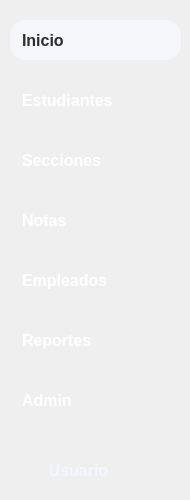
      <widget class="QWidget" name="menu_principal">
       <widget class="QToolButton" name="btnUsuario_home">
        <property name="geometry">
         <rect>
          <x>10</x>
          <y>450</y>
          <width>141</width>
          <height>41</height>
         </rect>
        </property>
        <property name="sizePolicy">
         <sizepolicy hsizetype="Minimum" vsizetype="Fixed">
          <horstretch>0</horstretch>
          <verstretch>0</verstretch>
         </sizepolicy>
        </property>
        <property name="minimumSize">
         <size>
          <width>50</width>
          <height>40</height>
         </size>
        </property>
        <property name="maximumSize">
         <size>
          <width>150</width>
          <height>50</height>
         </size>
        </property>
        <property name="font">
         <font>
          <family>Segoe UI</family>
          <pointsize>12</pointsize>
          <bold>true</bold>
         </font>
        </property>
        <property name="cursor">
         <cursorShape>PointingHandCursor</cursorShape>
        </property>
        <property name="contextMenuPolicy">
         <enum>Qt::ContextMenuPolicy::DefaultContextMenu</enum>
        </property>
        <property name="layoutDirection">
         <enum>Qt::LayoutDirection::LeftToRight</enum>
        </property>
        <property name="styleSheet">
         <string notr="true">QToolButton {
   background: transparent;
    color: #F3F6FF;
    border: none;
    padding: 8px 16px;
    border-radius: 15px;
text-align: left;
    padding-left: 12px; /* Mueve el ícono a la derecha un poco */
}
QToolButton:hover {
	background-color: rgb(69, 98, 126);
}
/* --- Estilo del menú desplegable --- */
QMenu {
    background-color: white;         /* fondo blanco */
    color: black;                    /* texto negro */
    border: 1px solid #c0c0c0;
}

QMenu::item {
    padding: 5px 20px;
}

QMenu::item:selected {
    background-color: #0078d7;       /* azul Windows */
    color: white;                    /* texto blanco al seleccionar */
}</string>
        </property>
        <property name="text">
         <string>Usuario</string>
        </property>
        <property name="icon">
         <iconset resource="../icons/resources_ui.qrc">
          <normaloff>:/icons/perfil_white.png</normaloff>:/icons/perfil_white.png</iconset>
        </property>
        <property name="iconSize">
         <size>
          <width>40</width>
          <height>40</height>
         </size>
        </property>
        <property name="checkable">
         <bool>false</bool>
        </property>
        <property name="checked">
         <bool>false</bool>
        </property>
        <property name="popupMode">
         <enum>QToolButton::ToolButtonPopupMode::InstantPopup</enum>
        </property>
        <property name="toolButtonStyle">
         <enum>Qt::ToolButtonStyle::ToolButtonTextBesideIcon</enum>
        </property>
        <property name="autoRaise">
         <bool>false</bool>
        </property>
       </widget>
       <widget class="QPushButton" name="btnAdmin">
        <property name="geometry">
         <rect>
          <x>10</x>
          <y>380</y>
          <width>171</width>
          <height>40</height>
         </rect>
        </property>
        <property name="sizePolicy">
         <sizepolicy hsizetype="Minimum" vsizetype="Fixed">
          <horstretch>0</horstretch>
          <verstretch>0</verstretch>
         </sizepolicy>
        </property>
        <property name="minimumSize">
         <size>
          <width>80</width>
          <height>40</height>
         </size>
        </property>
        <property name="maximumSize">
         <size>
          <width>200</width>
          <height>40</height>
         </size>
        </property>
        <property name="font">
         <font>
          <family>Segoe UI</family>
          <pointsize>12</pointsize>
          <bold>true</bold>
         </font>
        </property>
        <property name="cursor">
         <cursorShape>PointingHandCursor</cursorShape>
        </property>
        <property name="layoutDirection">
         <enum>Qt::LayoutDirection::LeftToRight</enum>
        </property>
        <property name="styleSheet">
         <string notr="true">QPushButton {
   background: transparent;
    color: #FFFFFF;
    border: none;
    padding: 8px 16px;
    border-radius: 15px;
	text-align: left;
    padding-left: 12px; /* Mueve el ícono a la derecha un poco */
}
QPushButton:hover {
	
	background-color: rgb(69, 98, 126);
}
QPushButton:checked {
    background-color: #f5f6fa;
 	color: #2d2d2d;
	
}</string>
        </property>
        <property name="text">
         <string>Admin</string>
        </property>
        <property name="icon">
         <iconset resource="../icons/resources_ui.qrc">
          <normaloff>:/icons/admin_w.png</normaloff>
          <normalon>:/icons/admin_b.png</normalon>:/icons/admin_w.png</iconset>
        </property>
        <property name="iconSize">
         <size>
          <width>50</width>
          <height>50</height>
         </size>
        </property>
        <property name="checkable">
         <bool>false</bool>
        </property>
        <property name="checked">
         <bool>false</bool>
        </property>
        <attribute name="buttonGroup">
         <string notr="true">buttonGroup</string>
        </attribute>
       </widget>
       <widget class="QPushButton" name="btnReportes">
        <property name="geometry">
         <rect>
          <x>10</x>
          <y>320</y>
          <width>171</width>
          <height>40</height>
         </rect>
        </property>
        <property name="sizePolicy">
         <sizepolicy hsizetype="Minimum" vsizetype="Fixed">
          <horstretch>0</horstretch>
          <verstretch>0</verstretch>
         </sizepolicy>
        </property>
        <property name="minimumSize">
         <size>
          <width>80</width>
          <height>40</height>
         </size>
        </property>
        <property name="maximumSize">
         <size>
          <width>200</width>
          <height>40</height>
         </size>
        </property>
        <property name="font">
         <font>
          <family>Segoe UI</family>
          <pointsize>12</pointsize>
          <bold>true</bold>
         </font>
        </property>
        <property name="cursor">
         <cursorShape>PointingHandCursor</cursorShape>
        </property>
        <property name="layoutDirection">
         <enum>Qt::LayoutDirection::LeftToRight</enum>
        </property>
        <property name="styleSheet">
         <string notr="true">QPushButton {
   background: transparent;
    color: #FFFFFF;
    border: none;
    padding: 8px 16px;
    border-radius: 15px;
	text-align: left;
    padding-left: 12px; /* Mueve el ícono a la derecha un poco */
}
QPushButton:hover {
	
	background-color: rgb(69, 98, 126);
}
QPushButton:checked {
    background-color: #f5f6fa;
 	color: #2d2d2d;
	
}</string>
        </property>
        <property name="text">
         <string>Reportes</string>
        </property>
        <property name="icon">
         <iconset resource="../icons/resources_ui.qrc">
          <normaloff>:/icons/reportes_w.png</normaloff>
          <normalon>:/icons/reportes_b.png</normalon>:/icons/reportes_w.png</iconset>
        </property>
        <property name="iconSize">
         <size>
          <width>50</width>
          <height>50</height>
         </size>
        </property>
        <property name="checkable">
         <bool>true</bool>
        </property>
        <property name="checked">
         <bool>false</bool>
        </property>
        <attribute name="buttonGroup">
         <string notr="true">buttonGroup</string>
        </attribute>
       </widget>
       <widget class="QPushButton" name="btnEmpleados">
        <property name="geometry">
         <rect>
          <x>10</x>
          <y>260</y>
          <width>171</width>
          <height>40</height>
         </rect>
        </property>
        <property name="sizePolicy">
         <sizepolicy hsizetype="Minimum" vsizetype="Fixed">
          <horstretch>0</horstretch>
          <verstretch>0</verstretch>
         </sizepolicy>
        </property>
        <property name="minimumSize">
         <size>
          <width>80</width>
          <height>40</height>
         </size>
        </property>
        <property name="maximumSize">
         <size>
          <width>200</width>
          <height>40</height>
         </size>
        </property>
        <property name="font">
         <font>
          <family>Segoe UI</family>
          <pointsize>12</pointsize>
          <bold>true</bold>
         </font>
        </property>
        <property name="cursor">
         <cursorShape>PointingHandCursor</cursorShape>
        </property>
        <property name="layoutDirection">
         <enum>Qt::LayoutDirection::LeftToRight</enum>
        </property>
        <property name="styleSheet">
         <string notr="true">QPushButton {
   background: transparent;
    color: #FFFFFF;
    border: none;
    padding: 8px 16px;
    border-radius: 15px;
	text-align: left;
    padding-left: 12px; /* Mueve el ícono a la derecha un poco */
}
QPushButton:hover {
	
	background-color: rgb(69, 98, 126);
}
QPushButton:checked {
    background-color: #f5f6fa;
 	color: #2d2d2d;
	
}</string>
        </property>
        <property name="text">
         <string>Empleados</string>
        </property>
        <property name="icon">
         <iconset resource="../icons/resources_ui.qrc">
          <normaloff>:/icons/empleado_w.png</normaloff>
          <normalon>:/icons/empleado_b.png</normalon>:/icons/empleado_w.png</iconset>
        </property>
        <property name="iconSize">
         <size>
          <width>50</width>
          <height>50</height>
         </size>
        </property>
        <property name="checkable">
         <bool>true</bool>
        </property>
        <property name="checked">
         <bool>false</bool>
        </property>
        <attribute name="buttonGroup">
         <string notr="true">buttonGroup</string>
        </attribute>
       </widget>
       <widget class="QPushButton" name="btnEstudiantes">
        <property name="geometry">
         <rect>
          <x>10</x>
          <y>80</y>
          <width>171</width>
          <height>40</height>
         </rect>
        </property>
        <property name="sizePolicy">
         <sizepolicy hsizetype="Minimum" vsizetype="Fixed">
          <horstretch>0</horstretch>
          <verstretch>0</verstretch>
         </sizepolicy>
        </property>
        <property name="minimumSize">
         <size>
          <width>80</width>
          <height>40</height>
         </size>
        </property>
        <property name="maximumSize">
         <size>
          <width>200</width>
          <height>40</height>
         </size>
        </property>
        <property name="font">
         <font>
          <family>Segoe UI</family>
          <pointsize>12</pointsize>
          <bold>true</bold>
         </font>
        </property>
        <property name="cursor">
         <cursorShape>PointingHandCursor</cursorShape>
        </property>
        <property name="toolTipDuration">
         <number>-1</number>
        </property>
        <property name="layoutDirection">
         <enum>Qt::LayoutDirection::LeftToRight</enum>
        </property>
        <property name="styleSheet">
         <string notr="true">QPushButton {
   background: transparent;
    color: #FFFFFF;
    border: none;
    padding: 8px 16px;
    border-radius: 15px;
	text-align: left;
    padding-left: 12px; /* Mueve el ícono a la derecha un poco */
}
QPushButton:hover {
	
	background-color: rgb(69, 98, 126);
}
QPushButton:checked {
    background-color: #f5f6fa;
 	color: #2d2d2d;
	
}</string>
        </property>
        <property name="text">
         <string>Estudiantes</string>
        </property>
        <property name="icon">
         <iconset resource="../icons/resources_ui.qrc">
          <normaloff>:/icons/estudiante_w.png</normaloff>
          <normalon>:/icons/estudiante_b.png</normalon>:/icons/estudiante_w.png</iconset>
        </property>
        <property name="iconSize">
         <size>
          <width>50</width>
          <height>50</height>
         </size>
        </property>
        <property name="checkable">
         <bool>false</bool>
        </property>
        <property name="checked">
         <bool>false</bool>
        </property>
        <attribute name="buttonGroup">
         <string notr="true">buttonGroup</string>
        </attribute>
       </widget>
       <widget class="QPushButton" name="btnHome">
        <property name="geometry">
         <rect>
          <x>10</x>
          <y>20</y>
          <width>171</width>
          <height>40</height>
         </rect>
        </property>
        <property name="sizePolicy">
         <sizepolicy hsizetype="Minimum" vsizetype="Fixed">
          <horstretch>0</horstretch>
          <verstretch>0</verstretch>
         </sizepolicy>
        </property>
        <property name="minimumSize">
         <size>
          <width>80</width>
          <height>40</height>
         </size>
        </property>
        <property name="maximumSize">
         <size>
          <width>200</width>
          <height>40</height>
         </size>
        </property>
        <property name="font">
         <font>
          <family>Segoe UI</family>
          <pointsize>12</pointsize>
          <bold>true</bold>
         </font>
        </property>
        <property name="cursor">
         <cursorShape>PointingHandCursor</cursorShape>
        </property>
        <property name="layoutDirection">
         <enum>Qt::LayoutDirection::LeftToRight</enum>
        </property>
        <property name="styleSheet">
         <string notr="true">QPushButton {
   background: transparent;
    color: #FFFFFF;
    border: none;
    padding: 8px 16px;
    border-radius: 15px;
	text-align: left;
    padding-left: 12px; /* Mueve el ícono a la derecha un poco */
}
QPushButton:hover {
	
	background-color: rgb(69, 98, 126);
}
QPushButton:checked {
    background-color: #f5f6fa;
 	color: #2d2d2d;
	
}</string>
        </property>
        <property name="text">
         <string>Inicio</string>
        </property>
        <property name="icon">
         <iconset resource="../icons/resources_ui.qrc">
          <normaloff>:/icons/home_w.png</normaloff>
          <normalon>:/icons/home_b.png</normalon>:/icons/home_w.png</iconset>
        </property>
        <property name="iconSize">
         <size>
          <width>50</width>
          <height>50</height>
         </size>
        </property>
        <property name="checkable">
         <bool>true</bool>
        </property>
        <property name="checked">
         <bool>true</bool>
        </property>
        <property name="autoExclusive">
         <bool>false</bool>
        </property>
        <attribute name="buttonGroup">
         <string notr="true">buttonGroup</string>
        </attribute>
       </widget>
       <widget class="QPushButton" name="btnNotas">
        <property name="geometry">
         <rect>
          <x>10</x>
          <y>200</y>
          <width>171</width>
          <height>40</height>
         </rect>
        </property>
        <property name="sizePolicy">
         <sizepolicy hsizetype="Minimum" vsizetype="Fixed">
          <horstretch>0</horstretch>
          <verstretch>0</verstretch>
         </sizepolicy>
        </property>
        <property name="minimumSize">
         <size>
          <width>80</width>
          <height>40</height>
         </size>
        </property>
        <property name="maximumSize">
         <size>
          <width>200</width>
          <height>40</height>
         </size>
        </property>
        <property name="font">
         <font>
          <family>Segoe UI</family>
          <pointsize>12</pointsize>
          <bold>true</bold>
         </font>
        </property>
        <property name="cursor">
         <cursorShape>PointingHandCursor</cursorShape>
        </property>
        <property name="toolTip">
         <string/>
        </property>
        <property name="toolTipDuration">
         <number>-1</number>
        </property>
        <property name="layoutDirection">
         <enum>Qt::LayoutDirection::LeftToRight</enum>
        </property>
        <property name="styleSheet">
         <string notr="true">QPushButton {
   background: transparent;
    color: #FFFFFF;
    border: none;
    padding: 8px 16px;
    border-radius: 15px;
	text-align: left;
    padding-left: 12px; /* Mueve el ícono a la derecha un poco */
}
QPushButton:hover {
	
	background-color: rgb(69, 98, 126);
}
QPushButton:checked {
    background-color: #f5f6fa;
 	color: #2d2d2d;
	
}</string>
        </property>
        <property name="text">
         <string>Notas</string>
        </property>
        <property name="icon">
         <iconset resource="../icons/resources_ui.qrc">
          <normaloff>:/icons/seccion2_w.png</normaloff>
          <normalon>:/icons/seccion2_b.png</normalon>:/icons/seccion2_w.png</iconset>
        </property>
        <property name="iconSize">
         <size>
          <width>50</width>
          <height>50</height>
         </size>
        </property>
        <property name="checkable">
         <bool>true</bool>
        </property>
        <property name="checked">
         <bool>false</bool>
        </property>
        <attribute name="buttonGroup">
         <string notr="true">buttonGroup</string>
        </attribute>
       </widget>
       <widget class="QPushButton" name="btnSecciones">
        <property name="geometry">
         <rect>
          <x>10</x>
          <y>140</y>
          <width>171</width>
          <height>40</height>
         </rect>
        </property>
        <property name="sizePolicy">
         <sizepolicy hsizetype="Minimum" vsizetype="Fixed">
          <horstretch>0</horstretch>
          <verstretch>0</verstretch>
         </sizepolicy>
        </property>
        <property name="minimumSize">
         <size>
          <width>80</width>
          <height>40</height>
         </size>
        </property>
        <property name="maximumSize">
         <size>
          <width>200</width>
          <height>40</height>
         </size>
        </property>
        <property name="font">
         <font>
          <family>Segoe UI</family>
          <pointsize>12</pointsize>
          <bold>true</bold>
         </font>
        </property>
        <property name="cursor">
         <cursorShape>PointingHandCursor</cursorShape>
        </property>
        <property name="toolTip">
         <string/>
        </property>
        <property name="toolTipDuration">
         <number>-1</number>
        </property>
        <property name="layoutDirection">
         <enum>Qt::LayoutDirection::LeftToRight</enum>
        </property>
        <property name="styleSheet">
         <string notr="true">QPushButton {
   background: transparent;
    color: #FFFFFF;
    border: none;
    padding: 8px 16px;
    border-radius: 15px;
	text-align: left;
    padding-left: 12px; /* Mueve el ícono a la derecha un poco */
}
QPushButton:hover {
	
	background-color: rgb(69, 98, 126);
}
QPushButton:checked {
    background-color: #f5f6fa;
 	color: #2d2d2d;
	
}</string>
        </property>
        <property name="text">
         <string>Secciones</string>
        </property>
        <property name="icon">
         <iconset resource="../icons/resources_ui.qrc">
          <normaloff>:/icons/gestion_secciones_w.png</normaloff>
          <normalon>:/icons/gestion_secciones_b.png</normalon>:/icons/gestion_secciones_w.png</iconset>
        </property>
        <property name="iconSize">
         <size>
          <width>50</width>
          <height>50</height>
         </size>
        </property>
        <property name="checkable">
         <bool>true</bool>
        </property>
        <property name="checked">
         <bool>false</bool>
        </property>
        <attribute name="buttonGroup">
         <string notr="true">buttonGroup</string>
        </attribute>
       </widget>
      </widget>
